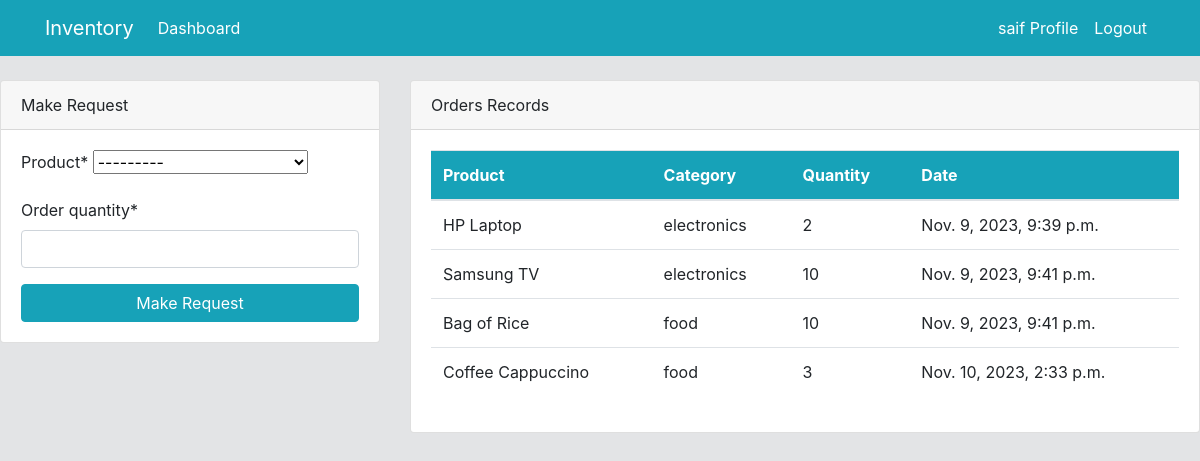
/dashboard/ (signed in), run on the app's committed database.
### dashboard/models.py (models this page shows, shortened)
class Order(models.Model):
    product = models.ForeignKey(Product , on_delete=models.CASCADE , null=True)
    staff = models.ForeignKey(User , on_delete=models.CASCADE , null=True)
    order_quantity = models.PositiveIntegerField(null=True)
    date = models.DateTimeField(auto_now_add=True)
    class Meta:
        verbose_name_plural = 'Order'

class Product(models.Model):
    name = models.CharField(max_length=100)
    category = models.CharField(max_length=20 , choices=CATEGORIES , null=True)
    quantity = models.PositiveIntegerField(null=True)
    def __str__(self):
        return f"{self.name} - {self.quantity}"
    class Meta:
        verbose_name_plural = 'Product'

### dashboard/views.py (the view)
# urls.py: path("", views.index, name="index"),
@login_required
def index(request):
    orders = Order.objects.all()
    products = Product.objects.all()
    workers_count = User.objects.all().count()
    orders_count = orders.count()
    products_count = products.count()
    if request.method == "POST":
        form = OrderForm(request.POST)
        if form.is_valid():
            instance = form.save(commit=False)
            instance.staff = request.user
            instance.save()
            return redirect("dashboard:index")
    else:
        form = OrderForm()
    context = {
        "orders": orders,
        "products": products,
        "form": form,
        "workers_count": workers_count,
        "orders_count": orders_count,
        "products_count": products_count
    }
    return render(request, "dashboard/index.html", context)

### dashboard/forms.py
class OrderForm(forms.ModelForm):
    class Meta:
        model = Order
        fields = ["product", "order_quantity"]

### templates/dashboard/index.html (shortened to what this page needs)
{% extends "partials/base.html" %}
{% block content %}
{% if user.is_authenticated and user.is_staff and user.is_superuser %}
    {% include "partials/topnav.html" %}
    <div class="container">
        <div class="row my-5">
            <div class="col-md-6">
                <div class="bg-white">
                    <canvas id="myChart1" width="400" height="300"></canvas>
                    <script>
                        var ctx = document.getElementById('myChart1').getContext('2d');
                        var myChart1 = new Chart(ctx, {
                            type: 'pie',
                            data: {
                                labels: [{% for order in orders %} '{{ order.product.name }}' , {% endfor %}],
                                datasets: [{
                                    label: 'Orders',
                                    data: [{% for order in orders %} '{{ order.order_quantity }}' , {% endfor %}],
                                    backgroundColor: [
                                        'rgba(255, 99, 132, 1)',
                                        'rgba(54, 162, 235, 1)',
                                        'rgba(255, 206, 86, 1)',
                                        'rgba(75, 192, 192, 1)',
                                        'rgba(153, 102, 255, 1)',
                                        'rgba(25, 159, 64, 1)',
                                        'rgba(211, 99, 132, 1)',
                                        'rgba(234, 162, 235, 1)',
                                        'rgba(255, 206, 86, 1)',
                                        'rgba(34, 142, 192, 1)',
                                        'rgba(153, 102, 255, 1)',
                                        'rgba(255, 159, 64, 1)',
                                    ],
                                    borderColor: [
                                        'rgba(255, 99, 132, 1)',
                                        'rgba(54, 162, 235, 1)',
                                        'rgba(255, 206, 86, 1)',
                                        'rgba(75, 192, 192, 1)',
                                        'rgba(153, 102, 255, 1)',
                                        'rgba(255, 159, 64, 1)',
                                        'rgba(25, 159, 64, 1)',
                                        'rgba(211, 99, 132, 1)',
                                        'rgba(234, 162, 235, 1)',
                                        'rgba(255, 206, 86, 1)',
                                        'rgba(34, 142, 192, 1)',
                                        'rgba(153, 102, 255, 1)',
                                        'rgba(255, 159, 64, 1)',
                                    ],
                                    borderWidth: 1
                                }]
                            },
                            options: {
                                scales: {
                                    yAxes: [{
                                        ticks: {
                                            beginAtZero: true
                                        }
                                    }]
                                }
                            }
                        });
                    </script>
                </div>
            </div>
            <div class="col-md-6">
                <div class="bg-white">
                    <canvas id="myChart" width="400" height="300"></canvas>
                    <script>
                        var ctx = document.getElementById('myChart').getContext('2d');
                        var myChart = new Chart(ctx, {
                            type: 'bar',
                            data: {
                                labels: [{% for product in products %} '{{ product.name }}' , {% endfor %}],
                                datasets: [{
                                    label: 'Products',
                                    data: [{% for product in products %} {{ product.quantity }} , {% endfor %}],
                                    backgroundColor: [
                                        'rgba(75, 192, 192, 1)',
                                        'rgba(153, 102, 255, 1)',
                                        'rgba(25, 159, 64, 1)',
                                        'rgba(211, 99, 132, 1)',
                                        'rgba(234, 162, 235, 1)',
                                        'rgba(255, 206, 86, 1)',
                                        'rgba(34, 142, 192, 1)',
                                        'rgba(153, 102, 255, 1)',
                                        'rgba(255, 159, 64, 1)',
                                        'rgba(255, 99, 132, 1)',
                                        'rgba(54, 162, 235, 1)',
                                        'rgba(255, 206, 86, 1)',
                                        'rgba(75, 192, 192, 1)',
                                        'rgba(153, 102, 255, 1)',
                                        'rgba(255, 159, 64, 1)',
                                    ],
                                    borderColor: [
                                        'rgba(75, 192, 192, 1)',
                                        'rgba(153, 102, 255, 1)',
                                        'rgba(25, 159, 64, 1)',
                                        'rgba(211, 99, 132, 1)',
                                        'rgba(234, 162, 235, 1)',
                                        'rgba(255, 206, 86, 1)',
                                        'rgba(34, 142, 192, 1)',
                                        'rgba(153, 102, 255, 1)',
                                        'rgba(255, 159, 64, 1)',
                                        'rgba(255, 99, 132, 1)',
                                        'rgba(54, 162, 235, 1)',
                                        'rgba(255, 206, 86, 1)',
                                        'rgba(75, 192, 192, 1)',
                                        'rgba(153, 102, 255, 1)',
                                        'rgba(255, 159, 64, 1)',
                                    ],
                                    borderWidth: 1
                                }]
                            },
                            options: {
                                scales: {
                                    yAxes: [{
                                        ticks: {
                                            beginAtZero: true
                                        }
                                    }]
                                }
                            }
                        });
                    </script>
                </div>
            </div>
        </div>
    </div>
    {% else %}
    {% include "dashboard/staff_index.html" %}
    {% endif %}
{% endblock %}

### templates/partials/nav.html (shortened to what this page needs)
<nav class="navbar navbar-expand-lg navbar-info bg-info">
    {% if user.is_authenticated %}
        <div class="container">
            <a class="navbar-brand text-white" href="{% url "dashboard:index" %}">Inventory</a>
            <div class="collapse navbar-collapse" id="navbarSupportedContent">
                <ul class="navbar-nav mr-auto">
                    <li class="nav-item active">
                        <a class="nav-link text-white" href="{% url "dashboard:index" %}">Dashboard </a>
                    </li>
                </ul>
                <ul class="navbar-nav ml-auto">
                    <li class="nav-item active">
                        <a class="nav-link text-white" href="{% url "user:profile" %}">{{ user.username }} Profile </a>
                    </li>
                    <li class="nav-item">
                        <a class="nav-link text-white" href="{% url "user:logout" %}">Logout</a>
                    </li>
                </ul>
    {% endif %}
            </div>
        </div>
    </nav>

### templates/dashboard/staff_index.html (shortened to what this page needs)
{% load crispy_forms_tags %}
<div>
    <div class="row mt-4">
        <div class="col-md-4">
            <div class="card">
                <div class="card-header">
                    Make Request
                </div>
                <div class="card-body">
                    <form method="POST">
                        {{ form|crispy }}
                        <input class="btn btn-info btn-block" type="submit" value="Make Request">
                    </form>
                </div>
            </div>
        </div>
        <div class="col-md-8">
            <div class="card">
                <div class="card-header">
                    Orders Records
                </div>
                <div class="card-body">
                    <table class="table bg-white">
                        <thead class="bg-info text-white">
                            <tr>
                                <th scope="col">Product</th>
                                <th scope="col">Category</th>
                                <th scope="col">Quantity</th>
                                <th scope="col">Date</th>
                            </tr>
                        </thead>
                        <tbody>
                            {% for order in orders %}
                            {% if order.staff == user %}
                            <tr>
                                <td>{{ order.product.name }}</td>
                                <td>{{ order.product.category }}</td>
                                <td>{{ order.order_quantity }}</td>
                                <td>{{ order.date }}</td>
                            </tr>
                            {% endif %}
                            {% endfor %}
                        </tbody>
                    </table>
                </div>
            </div>
        </div>
    </div>
</div>

### static/style.css (style rules this page uses)
body { background: rgb(227, 228, 230); }

### data on the page
Order: product.name "HP Laptop", product.category "electronics", order_quantity "2", date "Nov. 9, 2023, 9:39 p.m."
Order: product.name "Samsung TV", product.category "electronics", order_quantity "10", date "Nov. 9, 2023, 9:41 p.m."
Order: product.name "Bag of Rice", product.category "food", order_quantity "10", date "Nov. 9, 2023, 9:41 p.m."
Order: product.name "Coffee Cappuccino", product.category "food", order_quantity "3", date "Nov. 10, 2023, 2:33 p.m."

### other printed values
{{ user.username }} "saif"
